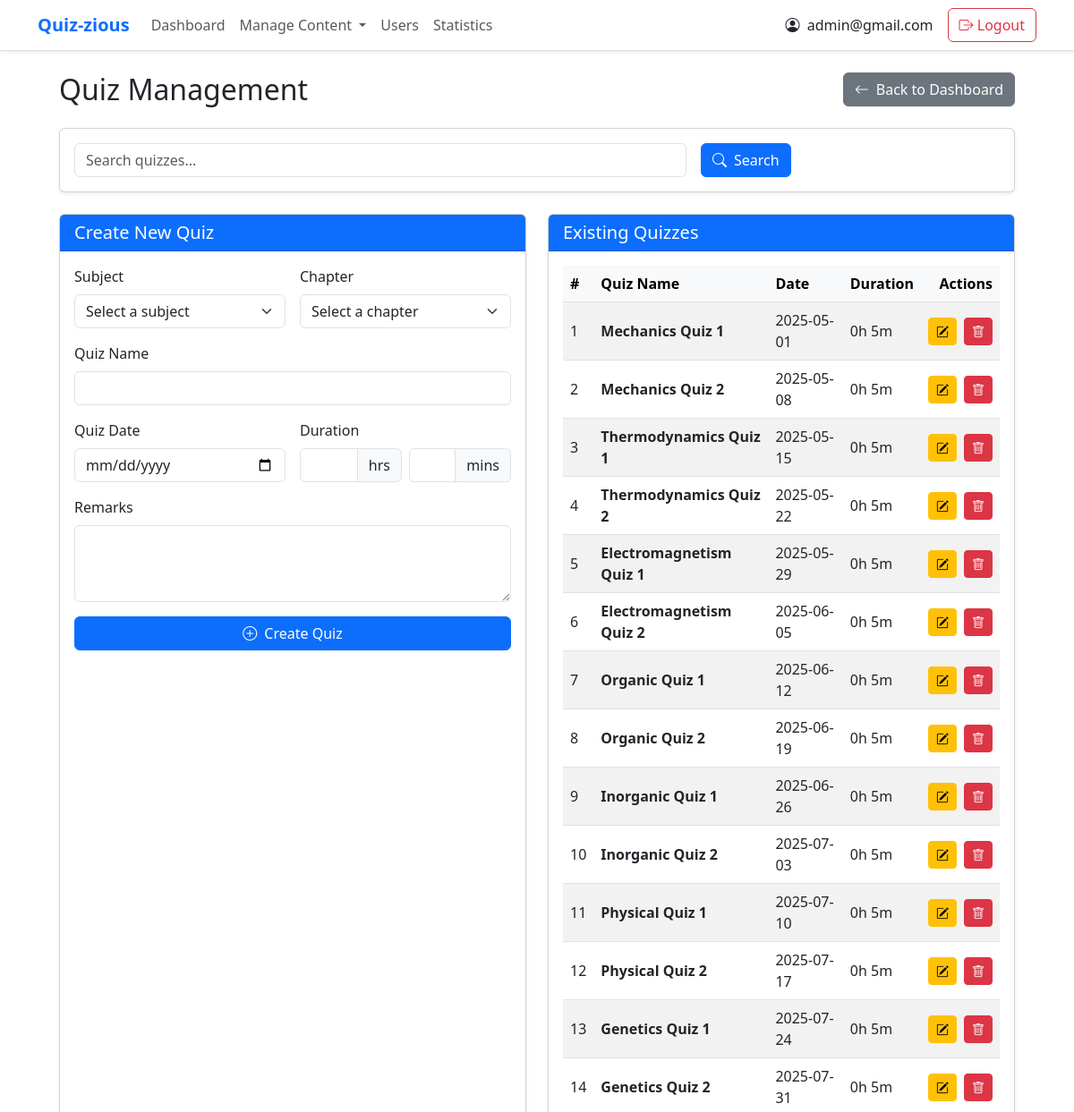
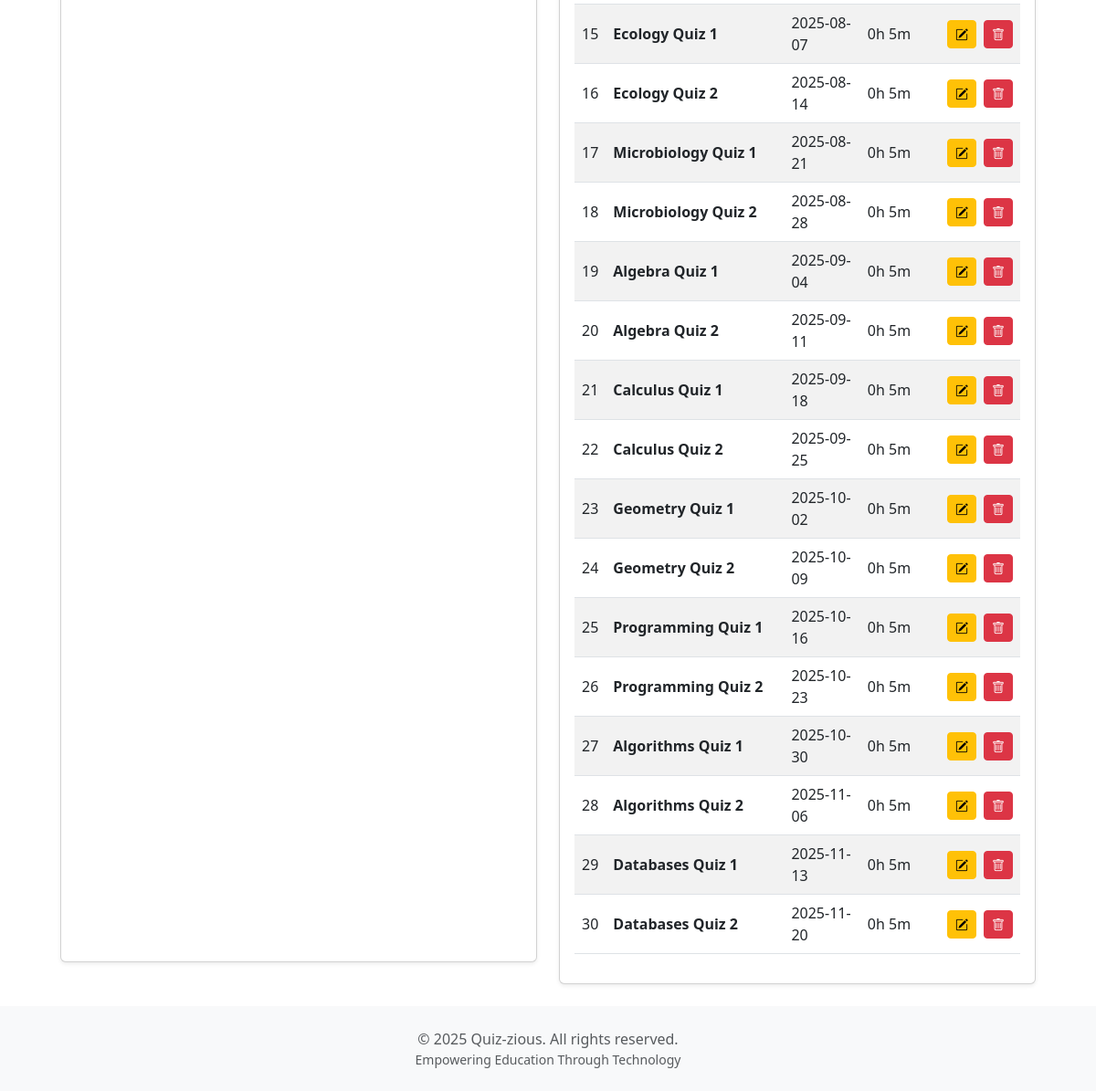
The app's page /admin/quiz (signed in) with its own data (2 pictures, top to bottom).
### tables this page shows
CREATE TABLE users (
            id INTEGER PRIMARY KEY AUTOINCREMENT,
            username TEXT UNIQUE,  -- This will be the email
            full_name TEXT,
            qualification TEXT,
            dob DATE,
            password TEXT,
            role TEXT
        );

CREATE TABLE quizzes (
    id INTEGER PRIMARY KEY AUTOINCREMENT,
    quiz_name TEXT NOT NULL,
    chapter_id INTEGER NOT NULL,
    date_of_quiz DATE NOT NULL,
    time_duration INTEGER NOT NULL,  -- Change to INTEGER to store total minutes
    remarks TEXT,
    FOREIGN KEY (chapter_id) REFERENCES chapters (id) ON DELETE CASCADE
);

### app.py (the view)
@app.route('/admin/quiz', methods=['GET', 'POST'])
@admin_required
def create_quiz():
    if request.method == 'POST':
        if 'search' in request.form:
            search_query = request.form['search_query']
            conn = sqlite3.connect('database.db')
            cursor = conn.cursor()
            cursor.execute("SELECT id, name FROM subjects")
            subjects = cursor.fetchall()
            cursor.execute("SELECT id, subject_id, name FROM chapters")
            chapters = cursor.fetchall()
            cursor.execute('''
                SELECT q.*, c.name AS chapter_name, s.name AS subject_name
                FROM quizzes q
                JOIN chapters c ON q.chapter_id = c.id
                JOIN subjects s ON c.subject_id = s.id
                WHERE q.quiz_name LIKE ? OR q.remarks LIKE ? OR c.name LIKE ? OR s.name LIKE ?
            ''', (f'%{search_query}%', f'%{search_query}%', f'%{search_query}%', f'%{search_query}%'))
            quizzes = cursor.fetchall()
            conn.close()
            return render_template('quiz.html', subjects=subjects, chapters=chapters,
                                  quizzes=quizzes, search_query=search_query)
        if request.form.get('quiz_add') is not None:
            chapter_id = request.form['chapter_name']  # Get the chapter ID from the form
            quiz_name = request.form['quiz_name']  # Get the quiz name from the form
            date_of_quiz = request.form['date_of_quiz']
            time_duration_hours = int(request.form['time_duration_hours'])  # Get hours
            time_duration_minutes = int(request.form['time_duration_minutes'])  # Get minutes
            remarks = request.form.get('remarks', '')  # Default to empty if not provided
            conn = sqlite3.connect('database.db')
            cursor = conn.cursor()
            cursor.execute("SELECT * FROM quizzes WHERE quiz_name=? AND chapter_id=?", (quiz_name, chapter_id))
            existing_quiz = cursor.fetchone()
            if existing_quiz:
                flash("Quiz already exists under this chapter. Please choose a different name.", "danger")  # Error message
                conn.close()
                return redirect(url_for('create_quiz'))  # Redirect to the same page
            total_time_duration = (time_duration_hours * 60) + time_duration_minutes
            cursor.execute('''
                INSERT INTO quizzes (chapter_id, quiz_name, date_of_quiz, time_duration, remarks)
                VALUES (?, ?, ?, ?, ?)
            ''', (chapter_id, quiz_name, date_of_quiz, total_time_duration, remarks))
            conn.commit()
            conn.close()
            flash("Quiz created successfully!", "success")
            return redirect(url_for('create_quiz'))
    else:
        search_query = request.args.get('search_query', '')
        conn = sqlite3.connect('database.db')
        cursor = conn.cursor()
        cursor.execute("SELECT id, name FROM subjects")
        subjects = cursor.fetchall()
        cursor.execute("SELECT id, subject_id, name FROM chapters")
        chapters = cursor.fetchall()
        if search_query:
            cursor.execute('''
                SELECT q.*, c.name AS chapter_name, s.name AS subject_name
                FROM quizzes q
                JOIN chapters c ON q.chapter_id = c.id
                JOIN subjects s ON c.subject_id = s.id
                WHERE q.quiz_name LIKE ? OR q.remarks LIKE ? OR c.name LIKE ? OR s.name LIKE ?
            ''', (f'%{search_query}%', f'%{search_query}%', f'%{search_query}%', f'%{search_query}%'))
        else:
            cursor.execute("SELECT * FROM quizzes")
        quizzes = cursor.fetchall()
        conn.close()
        return render_template('quiz.html', subjects=subjects, chapters=chapters,
                              quizzes=quizzes, search_query=search_query)

### app.py (called while the page is built)
@login_manager.user_loader # user loader for loading the user
def load_user(user_id):
    conn = sqlite3.connect('database.db')
    cursor = conn.cursor()
    cursor.execute("SELECT id, username, role, full_name FROM users WHERE id=?", (user_id,))
    user = cursor.fetchone()
    conn.close()
    if user:
        return User(user[0], user[1], user[2], user[3])
    return None

def admin_required(f):
    @wraps(f)
    def decorated_function(*args, **kwargs):
        if 'role' not in session or session['role'] != 'admin':
            return redirect(url_for('home'))  # Redirect to home if not admin
        return f(*args, **kwargs)
    return decorated_function

### templates/quiz.html (shortened to what this page needs)
{% extends "base.html" %}
{% block content %}
<div class="container-fluid px-4">
    <div class="d-flex justify-content-between align-items-center mb-4">
        <h2 class="mb-0">Quiz Management</h2>
        <a href="{{ url_for('admin_dashboard') }}" class="btn btn-secondary">
            <i class="bi bi-arrow-left me-2"></i>Back to Dashboard
        </a>
    </div>
    <div class="card shadow-sm mb-4">
        <div class="card-body">
            <form method="POST" action="{{ url_for('create_quiz') }}" class="row g-3">
                <div class="col-md-8">
                    <input type="text" class="form-control" name="search_query"
                           placeholder="Search quizzes..." value="{{ search_query|default('') }}">
                </div>
                <div class="col-md-4">
                    <div class="d-flex gap-2">
                        <button type="submit" class="btn btn-primary">
                            <i class="bi bi-search me-2"></i>Search
                        </button>
                    </div>
                </div>
            </form>
        </div>
    </div>
    <div class="row">
        <div class="col-lg-6 mb-4">
            <div class="card shadow-sm h-100">
                <div class="card-header bg-primary text-white">
                    <h5 class="mb-0">Create New Quiz</h5>
                </div>
                <div class="card-body">
                    <form action="/admin/quiz" method="POST">
                        <div class="row g-3">
                            <div class="col-md-6">
                                <label for="subject_name" class="form-label">Subject</label>
                                <select class="form-select" id="subject_name" name="subject_name" required>
                                    <option value="" disabled selected>Select a subject</option>
                                </select>
                            </div>
                            <div class="col-md-6">
                                <label for="chapter_name" class="form-label">Chapter</label>
                                <select class="form-select" id="chapter_name" name="chapter_name" required>
                                    <option value="" disabled selected>Select a chapter</option>
                                </select>
                            </div>
                            <div class="col-12">
                                <label for="quiz_name" class="form-label">Quiz Name</label>
                                <input type="text" class="form-control" id="quiz_name" name="quiz_name" required>
                            </div>
                            <div class="col-md-6">
                                <label for="date_of_quiz" class="form-label">Quiz Date</label>
                                <input type="date" class="form-control" id="date_of_quiz" name="date_of_quiz" required>
                            </div>
                            <div class="col-md-6">
                                <label class="form-label">Duration</label>
                                <div class="row g-2">
                                    <div class="col-6">
                                        <div class="input-group">
                                            <input type="number" class="form-control" id="time_duration_hours"
                                                   name="time_duration_hours" min="0" required>
                                            <span class="input-group-text">hrs</span>
                                        </div>
                                    </div>
                                    <div class="col-6">
                                        <div class="input-group">
                                            <input type="number" class="form-control" id="time_duration_minutes"
                                                   name="time_duration_minutes" min="0" max="59" required>
                                            <span class="input-group-text">mins</span>
                                        </div>
                                    </div>
                                </div>
                            </div>
                            <div class="col-12">
                                <label for="remarks" class="form-label">Remarks</label>
                                <textarea class="form-control" id="remarks" name="remarks" rows="3"
                                          style="resize: vertical;"></textarea>
                            </div>
                            <div class="col-12">
                                <button type="submit" class="btn btn-primary w-100">
                                    <i class="bi bi-plus-circle me-2"></i>Create Quiz
                                </button>
                            </div>
                        </div>
                    </form>
                </div>
            </div>
        </div>
        <div class="col-lg-6">
            <div class="card shadow-sm h-100">
                <div class="card-header bg-primary text-white">
                    <h5 class="mb-0">Existing Quizzes</h5>
                </div>
                <div class="card-body">
                    <div class="table-responsive">
                        <table class="table table-striped table-hover align-middle">
                            <thead class="table-light">
                                <tr>
                                    <th>#</th>
                                    <th>Quiz Name</th>
                                    <th>Date</th>
                                    <th>Duration</th>
                                    <th class="text-end">Actions</th>
                                </tr>
                            </thead>
                            <tbody>
                                {% for quiz in quizzes %}
                                <tr>
                                    <td>{{ loop.index }}</td>
                                    <td class="fw-semibold">{{ quiz[1] }}</td>
                                    <td>{{ quiz[3] }}</td>
                                    <td>{{ quiz[4] // 60 }}h {{ quiz[4] % 60 }}m</td>
                                    <td class="text-end">
                                        <div class="d-flex gap-2 justify-content-end">
                                            <a href="/admin/edit-quiz/{{ quiz[0] }}" class="btn btn-sm btn-warning">
                                                <i class="bi bi-pencil-square"></i>
                                            </a>
                                            <button type="button" class="btn btn-sm btn-danger"
                                                    data-bs-toggle="modal"
                                                    data-bs-target="#deleteQuizModal{{ quiz[0] }}">
                                                <i class="bi bi-trash"></i>
                                            </button>
                                        </div>
                                    </td>
                                </tr>
                                {% endfor %}
                            </tbody>
                        </table>
                    </div>
                </div>
            </div>
        </div>
    </div>
</div>
{% endblock %}

### templates/base.html (shortened to what this page needs)
<!DOCTYPE html>
<html lang="en" data-bs-theme="light">
<head>
    <link href="https://cdn.jsdelivr.net/npm/bootstrap@5.3.0/dist/css/bootstrap.min.css" rel="stylesheet">
    <link rel="stylesheet" href="https://cdn.jsdelivr.net/npm/bootstrap-icons@1.11.0/font/bootstrap-icons.css">
</head>
<body class="d-flex flex-column min-vh-100">
    <nav class="navbar navbar-expand-lg navbar-light bg-white border-bottom shadow-sm">
        <div class="container">
            <a class="navbar-brand fw-bold text-primary" href="{% if session['role'] == 'admin' %}{{ url_for('admin_dashboard') }}{% else %}{{ url_for('user_dashboard') }}{% endif %}">Quiz-zious</a>
            <div class="collapse navbar-collapse" id="navbarNav">
                <ul class="navbar-nav me-auto">
                    {% if session['role'] == 'admin' %}
                        <li class="nav-item">
                            <a class="nav-link" href="{{ url_for('admin_dashboard') }}">Dashboard</a>
                        </li>
                        <li class="nav-item dropdown">
                            <a class="nav-link dropdown-toggle" href="#" role="button" data-bs-toggle="dropdown" aria-expanded="false">
                                Manage Content
                            </a>
                        </li>
                        <li class="nav-item">
                            <a class="nav-link" href="/admin/manage-users">Users</a>
                        </li>
                        <li class="nav-item">
                            <a class="nav-link" href="{{ url_for('admin_statistics') }}">Statistics</a>
                        </li>
                    {% else %}
                        <li class="nav-item">
                            <a class="nav-link" href="{{ url_for('user_dashboard') }}">Dashboard</a>
                        </li>
                    {% endif %}
                </ul>
                <div class="d-flex align-items-center">
                    <div class="nav-item me-3">
                        <span class="text-dark">
                            <i class="bi bi-person-circle me-1"></i>
                            {{ session['username'] }}
                        </span>
                    </div>
                    <div class="nav-item">
                        <a class="btn btn-outline-danger" href="/logout">
                            <i class="bi bi-box-arrow-right"></i> Logout
                        </a>
                    </div>
                </div>
            </div>
        </div>
    </nav>
    <main class="container flex-grow-1 py-4">
        {% block content %}{% endblock %}
    </main>
    <footer class="footer mt-auto bg-light py-4">
        <div class="container">
            <div class="text-center text-muted">
                <p class="mb-0">&copy; 2025 Quiz-zious. All rights reserved.</p>
                <p class="mb-0 small">Empowering Education Through Technology</p>
            </div>
        </div>
    </footer>
</body>
</html>

### records on screen
users: username "admin@gmail.com"
quizzes: quiz_name "Mechanics Quiz 1", date_of_quiz "2025-05-01", time_duration "0", quiz[4]%60 "5"
quizzes: quiz_name "Mechanics Quiz 2", date_of_quiz "2025-05-08", time_duration "0", quiz[4]%60 "5"
quizzes: quiz_name "Thermodynamics Quiz 1", date_of_quiz "2025-05-15", time_duration "0", quiz[4]%60 "5"
quizzes: quiz_name "Thermodynamics Quiz 2", date_of_quiz "2025-05-22", time_duration "0", quiz[4]%60 "5"
quizzes: quiz_name "Electromagnetism Quiz 1", date_of_quiz "2025-05-29", time_duration "0", quiz[4]%60 "5"
quizzes: quiz_name "Electromagnetism Quiz 2", date_of_quiz "2025-06-05", time_duration "0", quiz[4]%60 "5"
quizzes: quiz_name "Organic Quiz 1", date_of_quiz "2025-06-12", time_duration "0", quiz[4]%60 "5"
quizzes: quiz_name "Organic Quiz 2", date_of_quiz "2025-06-19", time_duration "0", quiz[4]%60 "5"
quizzes: quiz_name "Inorganic Quiz 1", date_of_quiz "2025-06-26", time_duration "0", quiz[4]%60 "5"
quizzes: quiz_name "Inorganic Quiz 2", date_of_quiz "2025-07-03", time_duration "0", quiz[4]%60 "5"
quizzes: quiz_name "Physical Quiz 1", date_of_quiz "2025-07-10", time_duration "0", quiz[4]%60 "5"
quizzes: quiz_name "Physical Quiz 2", date_of_quiz "2025-07-17", time_duration "0", quiz[4]%60 "5"
quizzes: quiz_name "Genetics Quiz 1", date_of_quiz "2025-07-24", time_duration "0", quiz[4]%60 "5"
quizzes: quiz_name "Genetics Quiz 2", date_of_quiz "2025-07-31", time_duration "0", quiz[4]%60 "5"
quizzes: quiz_name "Ecology Quiz 1", date_of_quiz "2025-08-07", time_duration "0", quiz[4]%60 "5"
quizzes: quiz_name "Ecology Quiz 2", date_of_quiz "2025-08-14", time_duration "0", quiz[4]%60 "5"
quizzes: quiz_name "Microbiology Quiz 1", date_of_quiz "2025-08-21", time_duration "0", quiz[4]%60 "5"
quizzes: quiz_name "Microbiology Quiz 2", date_of_quiz "2025-08-28", time_duration "0", quiz[4]%60 "5"
quizzes: quiz_name "Algebra Quiz 1", date_of_quiz "2025-09-04", time_duration "0", quiz[4]%60 "5"
quizzes: quiz_name "Algebra Quiz 2", date_of_quiz "2025-09-11", time_duration "0", quiz[4]%60 "5"
quizzes: quiz_name "Calculus Quiz 1", date_of_quiz "2025-09-18", time_duration "0", quiz[4]%60 "5"
quizzes: quiz_name "Calculus Quiz 2", date_of_quiz "2025-09-25", time_duration "0", quiz[4]%60 "5"
quizzes: quiz_name "Geometry Quiz 1", date_of_quiz "2025-10-02", time_duration "0", quiz[4]%60 "5"
quizzes: quiz_name "Geometry Quiz 2", date_of_quiz "2025-10-09", time_duration "0", quiz[4]%60 "5"
quizzes: quiz_name "Programming Quiz 1", date_of_quiz "2025-10-16", time_duration "0", quiz[4]%60 "5"
quizzes: quiz_name "Programming Quiz 2", date_of_quiz "2025-10-23", time_duration "0", quiz[4]%60 "5"
quizzes: quiz_name "Algorithms Quiz 1", date_of_quiz "2025-10-30", time_duration "0", quiz[4]%60 "5"
quizzes: quiz_name "Algorithms Quiz 2", date_of_quiz "2025-11-06", time_duration "0", quiz[4]%60 "5"
quizzes: quiz_name "Databases Quiz 1", date_of_quiz "2025-11-13", time_duration "0", quiz[4]%60 "5"
quizzes: quiz_name "Databases Quiz 2", date_of_quiz "2025-11-20", time_duration "0", quiz[4]%60 "5"
